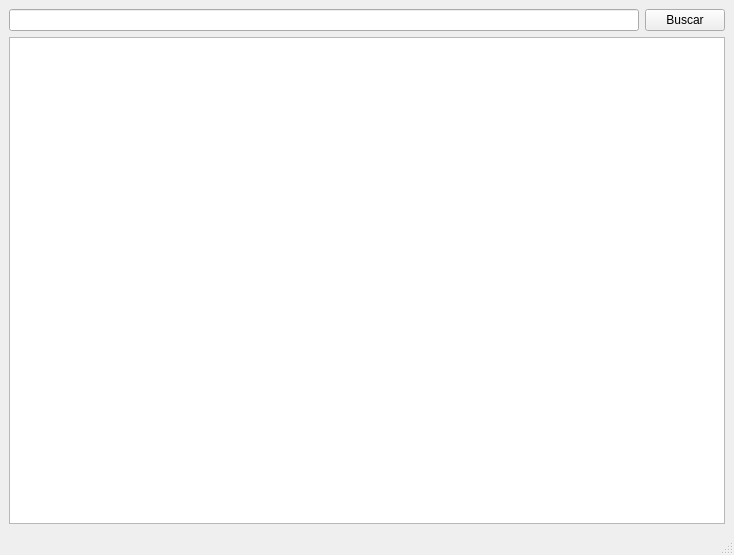
<?xml version="1.0" encoding="UTF-8"?>
<ui version="4.0">
 <class>MainWindow</class>
 <widget class="QMainWindow" name="MainWindow">
  <property name="geometry">
   <rect>
    <x>0</x>
    <y>0</y>
    <width>734</width>
    <height>555</height>
   </rect>
  </property>
  <property name="windowTitle">
   <string>MainWindow</string>
  </property>
  <widget class="QWidget" name="centralwidget">
   <layout class="QGridLayout" name="gridLayout_2">
    <item row="0" column="0">
     <layout class="QHBoxLayout" name="horizontalLayout">
      <item>
       <widget class="QLineEdit" name="ln_search"/>
      </item>
      <item>
       <widget class="QPushButton" name="btn_search">
        <property name="text">
         <string>Buscar</string>
        </property>
       </widget>
      </item>
     </layout>
    </item>
    <item row="1" column="0">
     <layout class="QGridLayout" name="gridLayout">
      <item row="0" column="0">
       <widget class="QTextBrowser" name="textBrowser"/>
      </item>
     </layout>
    </item>
   </layout>
  </widget>
  <widget class="QMenuBar" name="menubar">
   <property name="geometry">
    <rect>
     <x>0</x>
     <y>0</y>
     <width>734</width>
     <height>22</height>
    </rect>
   </property>
  </widget>
  <widget class="QStatusBar" name="statusbar"/>
 </widget>
 <resources/>
 <connections/>
</ui>
